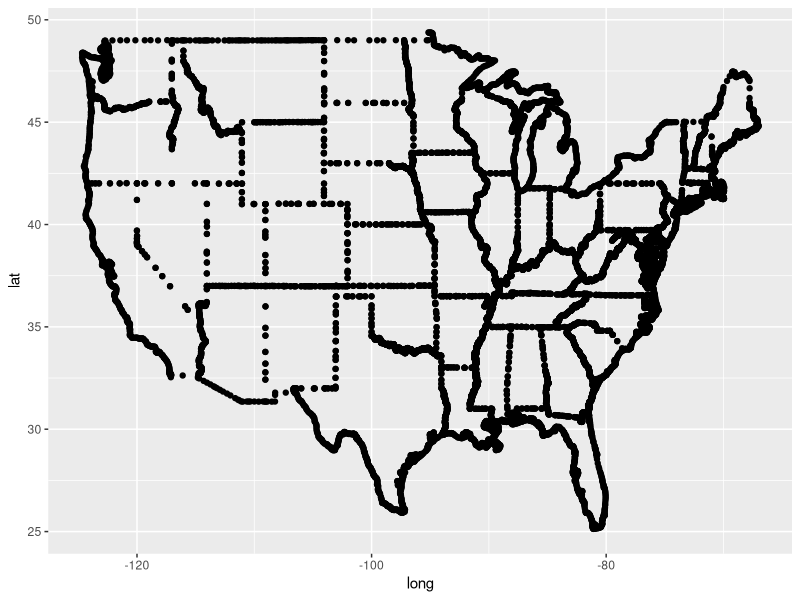
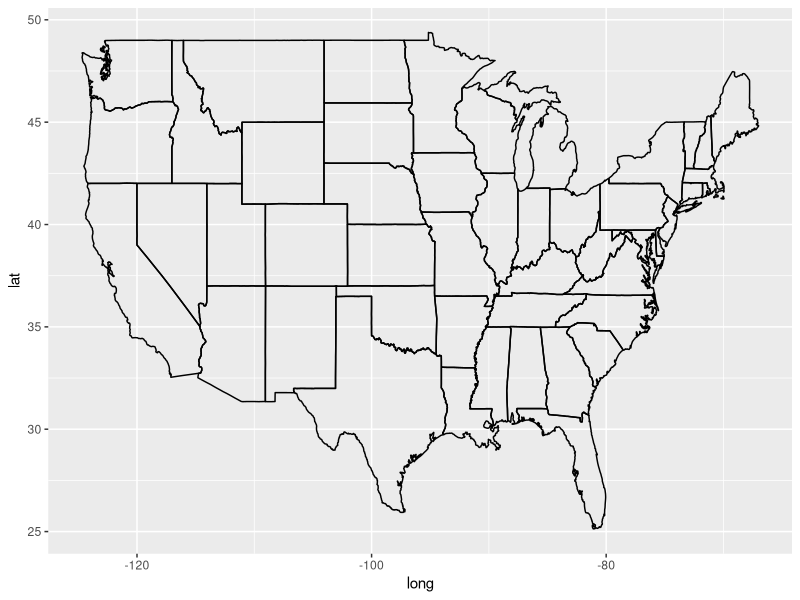
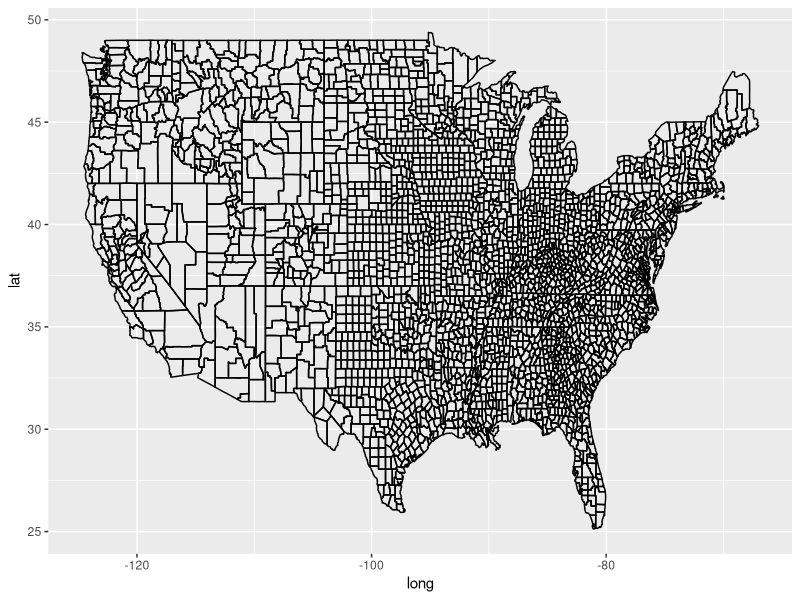
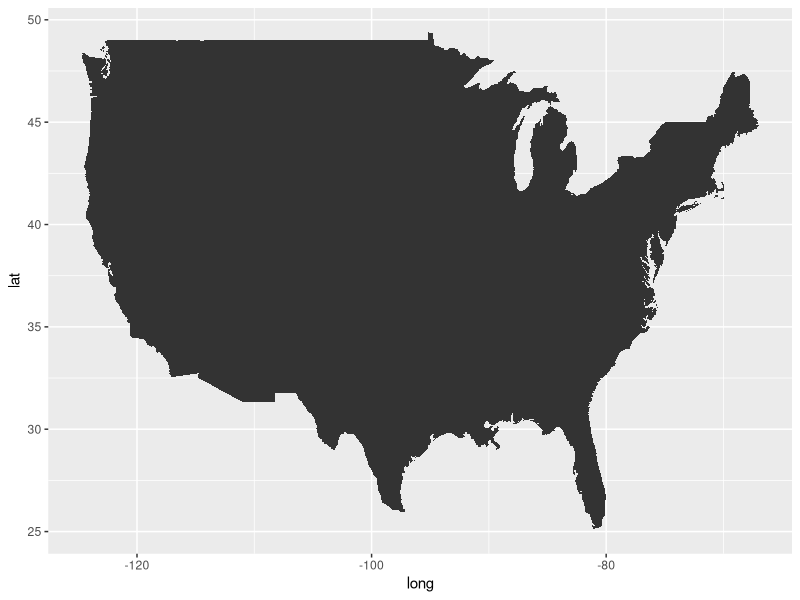
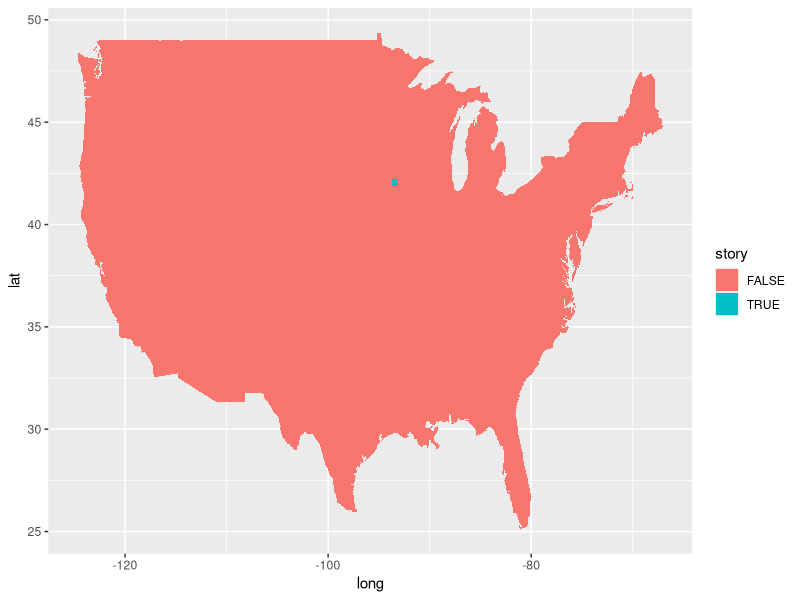
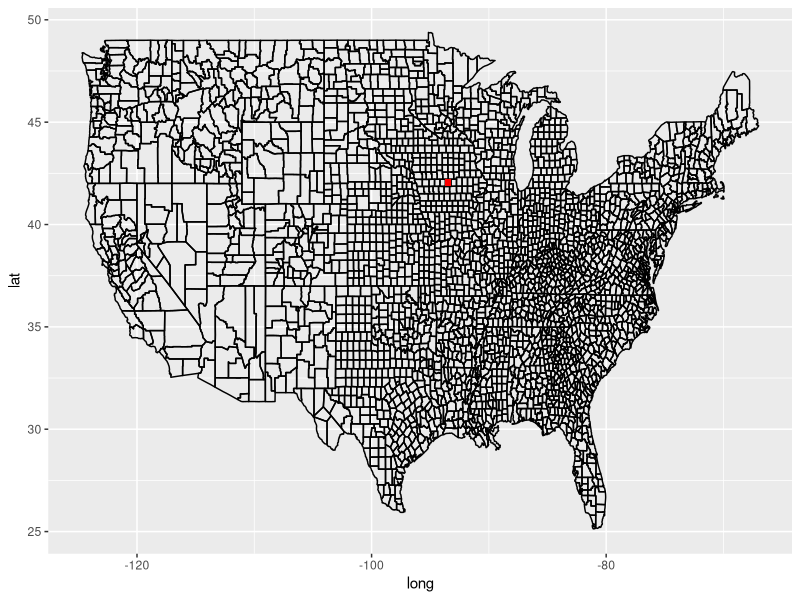
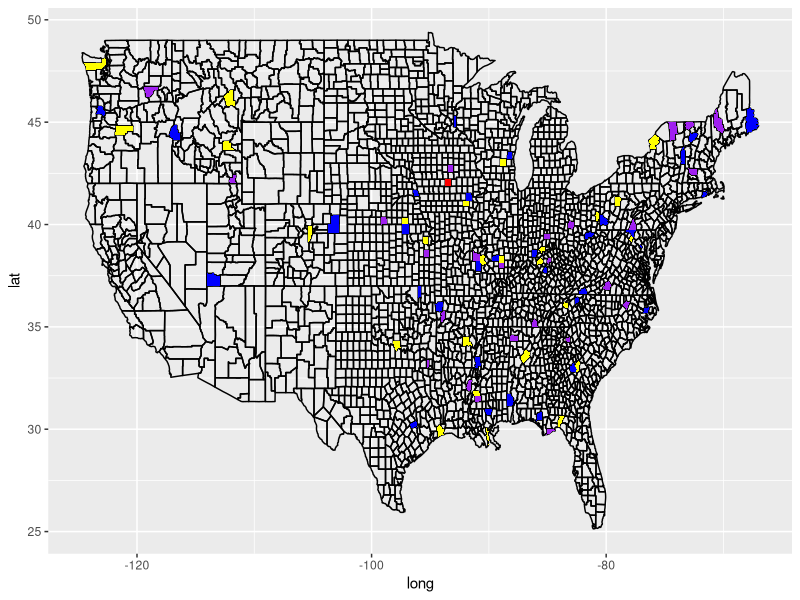

Write R code to recreate these figures, in order. (Note: this script raises an error after producing the figures.)
## ---- chunk 1
knitr::opts_chunk$set(echo = TRUE, message = FALSE, warning = FALSE)
## ---- chunk 2
library(maps)
library(tidyverse)

states = map_data("state")

states %>% ggplot(aes(x = long, y = lat)) + geom_point()

states %>% ggplot(aes(x = long, y = lat)) + geom_path(aes(group = group))
## ---- chunk 3
counties = map_data("county")

counties %>% ggplot(aes(x = long, y = lat)) + geom_path(aes(group = group))

counties %>% ggplot(aes(x = long, y = lat)) + geom_polygon(aes(group = group))
## ---- chunk 4
counties1 = counties %>% mutate(story = (subregion == "story"))

counties1 %>% ggplot(aes(x = long, y = lat)) + geom_polygon(aes(group = group, fill = story))

counties %>% ggplot(aes(x = long, y = lat)) + geom_path(aes(group = group)) + 
  geom_polygon(data = counties1 %>% filter(story == TRUE), 
               aes(x = long, y = lat, group = group), fill = "red")
## ---- chunk 5
counties %>% ggplot(aes(x = long, y = lat)) + geom_path(aes(group = group)) + 
  geom_polygon(data = counties %>% filter(subregion == "story"), 
               aes(x = long, y = lat, group = group), fill = "red") + 
  geom_polygon(data = counties %>% filter(subregion == "washington"), 
               aes(x = long, y = lat, group = group), fill = "blue") + 
  geom_polygon(data = counties %>% filter(subregion == "jefferson"), 
               aes(x = long, y = lat, group = group), fill = "yellow") + 
  geom_polygon(data = counties %>% filter(subregion == "franklin"), 
               aes(x = long, y = lat, group = group), fill = "purple")
## ---- chunk 6
states = map_data("state")
data(fbi, package = "classdata")
fbi19 = fbi %>% filter(year == 2019)
fbi19$region = tolower(fbi19$state)
fbi.map = fbi19 %>% left_join(states, by = "region")

fbi.map %>% filter(type == "motor_vehicle_theft") %>% 
  ggplot(aes(x = long, y = lat, fill = count / population * 70000)) +
  geom_polygon(aes(group = group)) + 
  scale_fill_gradient2(
    low = "grey", 
    mid = "white", 
    high = "brown", 
    midpoint = .02
  )

